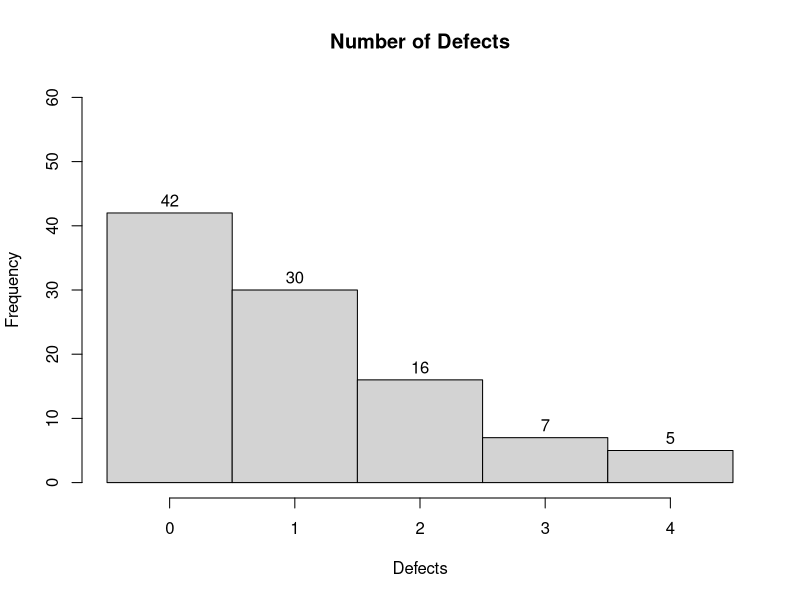
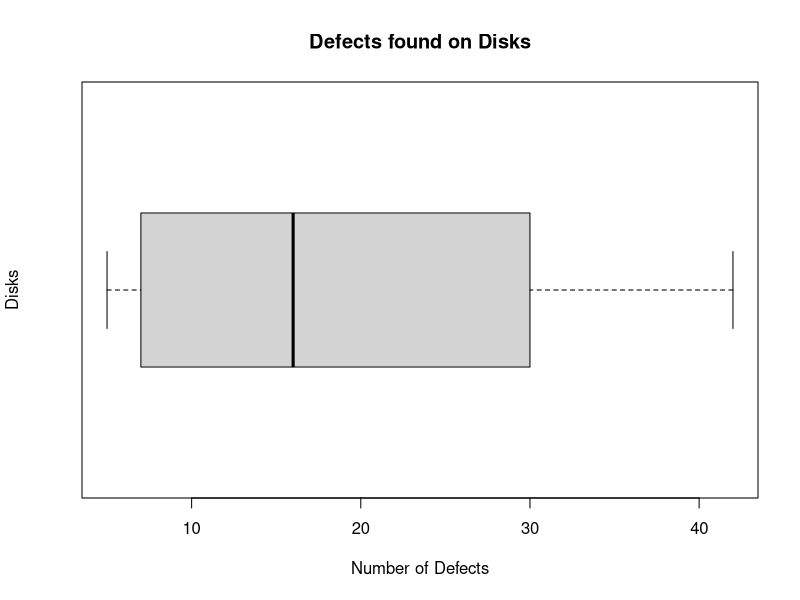
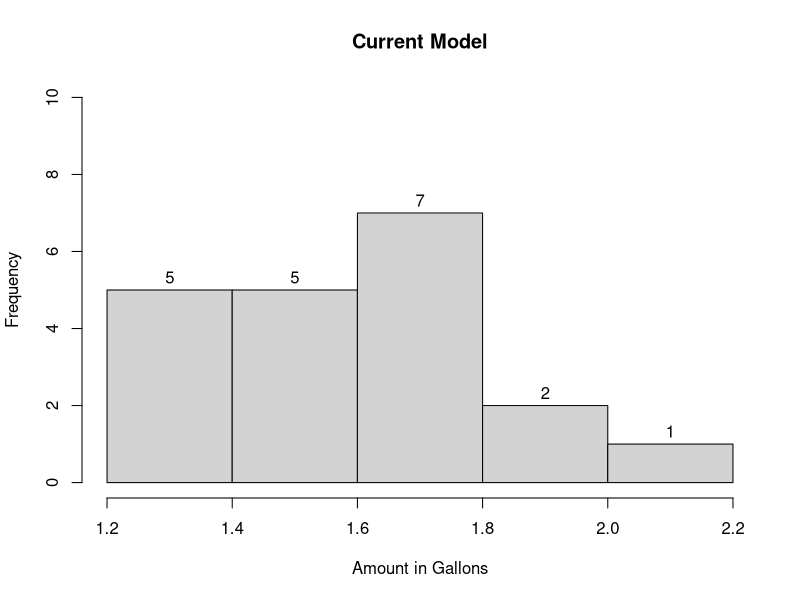
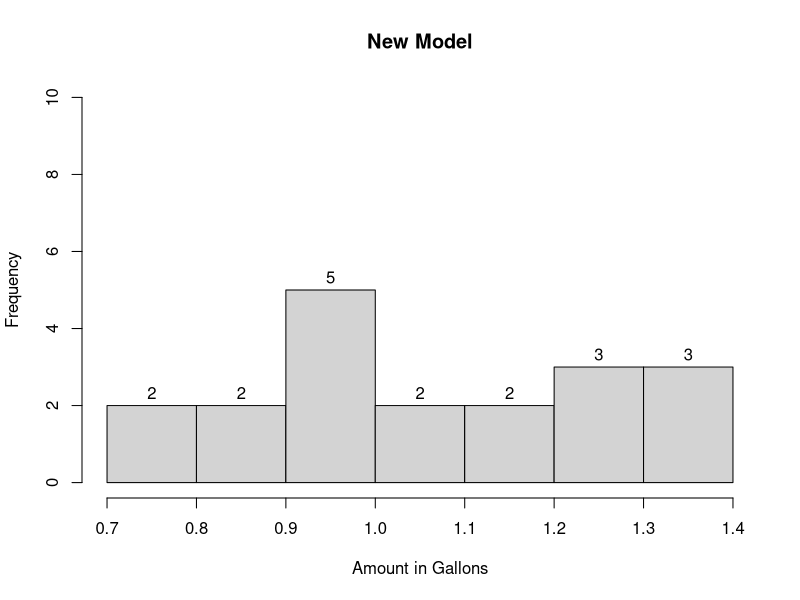
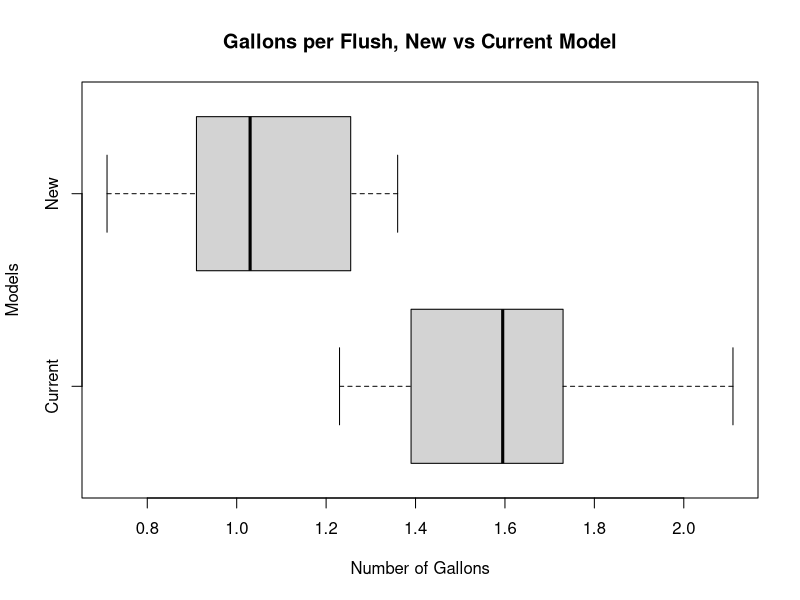

Write the R code that produced these figures, in order.
## ---- chunk 1
knitr::opts_chunk$set(echo = TRUE)
## ---- chunk 2
error.data=c(rep(0,42), rep(1,30), rep(2,16), rep(3,7), rep(4, 5))
hist(error.data, breaks=c(seq(from=-0.5, 4.5, by=1)), xlab="Defects", main="Number of Defects", labels=TRUE, ylim=c(0,60))
## ---- chunk 3
boxplot(c(42, 30, 16, 7, 5), horizontal = TRUE, main = "Defects found on Disks", xlab = "Number of Defects", ylab = "Disks")
## ---- chunk 4
hist(c(1.63, 1.25, 1.23, 1.49, 2.11, 1.48, 1.94, 1.72, 1.85, 1.54, 1.67, 1.76, 1.46, 1.32, 1.23, 1.67, 1.74, 1.63, 1.25, 1.56), xlab="Amount in Gallons", main="Current Model", labels=TRUE, ylim=c(0,10))

hist(c(1.28, 1.19, 0.90, 1.24, 1.00, 0.80, 0.71, 1.03, 1.27, 1.14, 1.36, 0.91, 1.09, 1.36, 0.91, 0.91, 0.86, 0.93, 1.36), xlab="Amount in Gallons", main="New Model", labels=TRUE, ylim=c(0,10))

#breaks=c(seq(from=0.7, 2.2, by=0.1)),
## ---- chunk 5
old_set <- c(1.63, 1.25, 1.23, 1.49, 2.11, 1.48, 1.94, 1.72, 1.85, 1.54, 1.67, 1.76, 1.46, 1.32, 1.23, 1.67, 1.74, 1.63, 1.25, 1.56)
new_set <- c(1.28, 1.19, 0.90, 1.24, 1.00, 0.80, 0.71, 1.03, 1.27, 1.14, 1.36, 0.91, 1.09, 1.36, 0.91, 0.91, 0.86, 0.93, 1.36)
boxplot(old_set, new_set, horizontal = TRUE, main = "Gallons per Flush, New vs Current Model", names = c("Current", "New"), xlab = "Number of Gallons", ylab = "Models")
## ---- chunk 6
(4/10)*(3/9)*(2/8)
(400/1000)*(399/999)*(398/998)
.4*.4*.4

